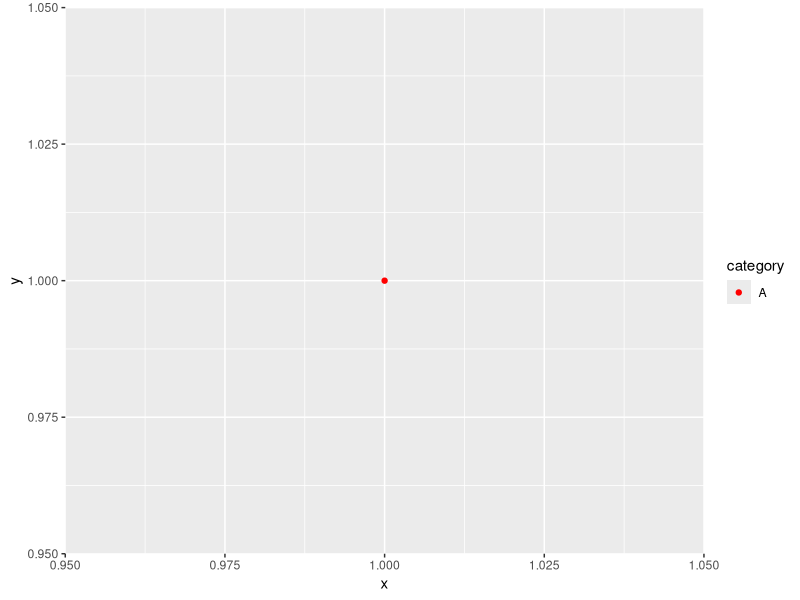
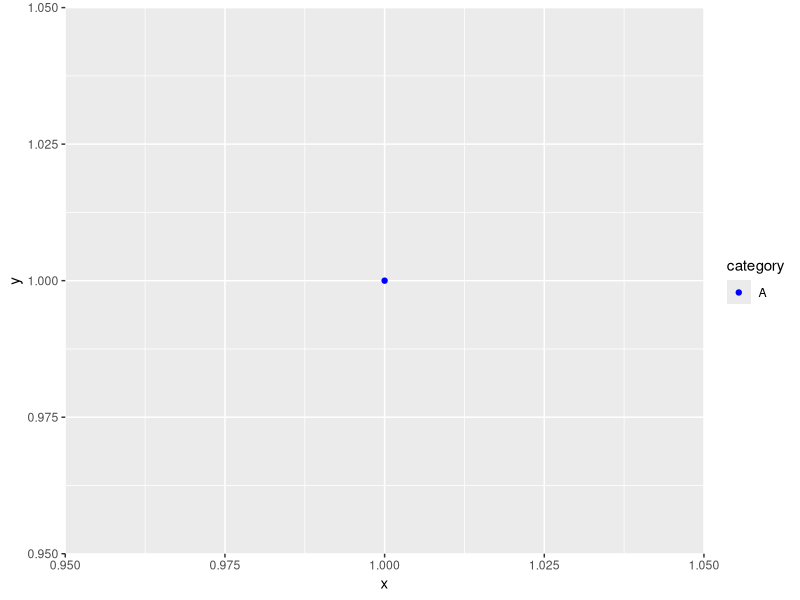
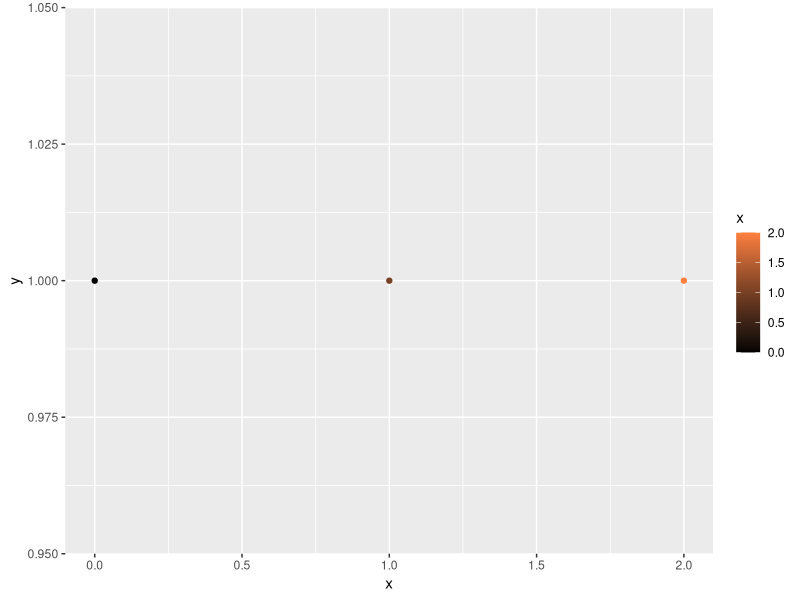
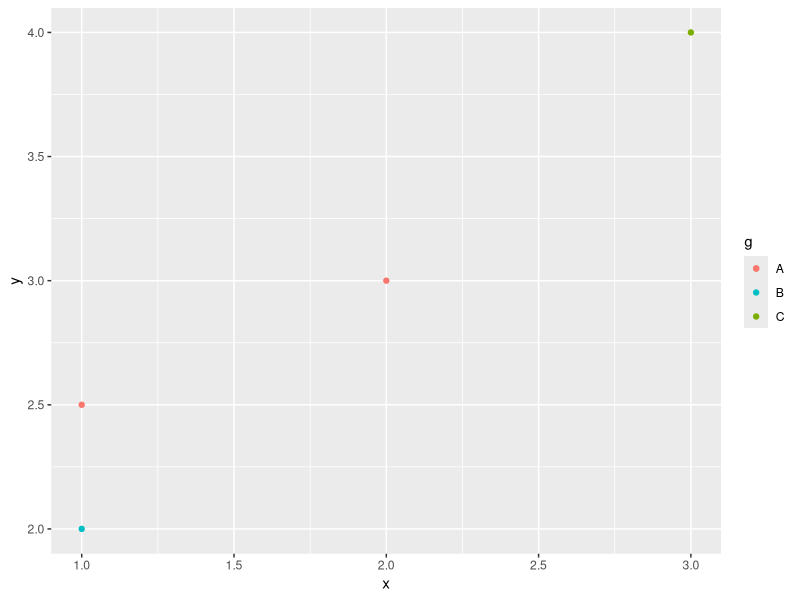
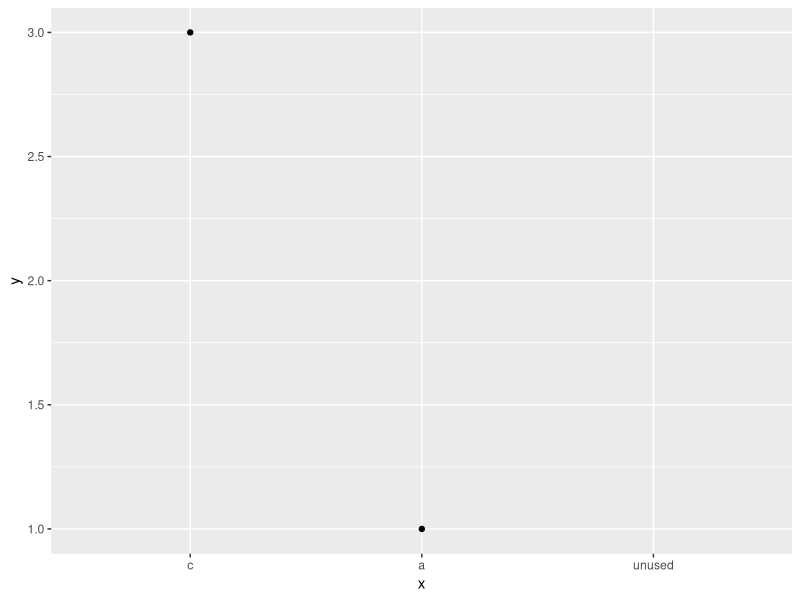
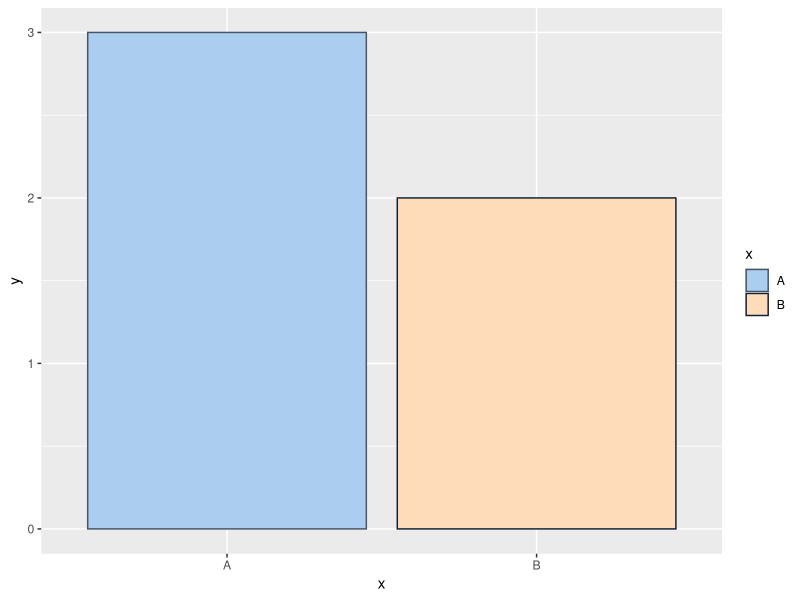
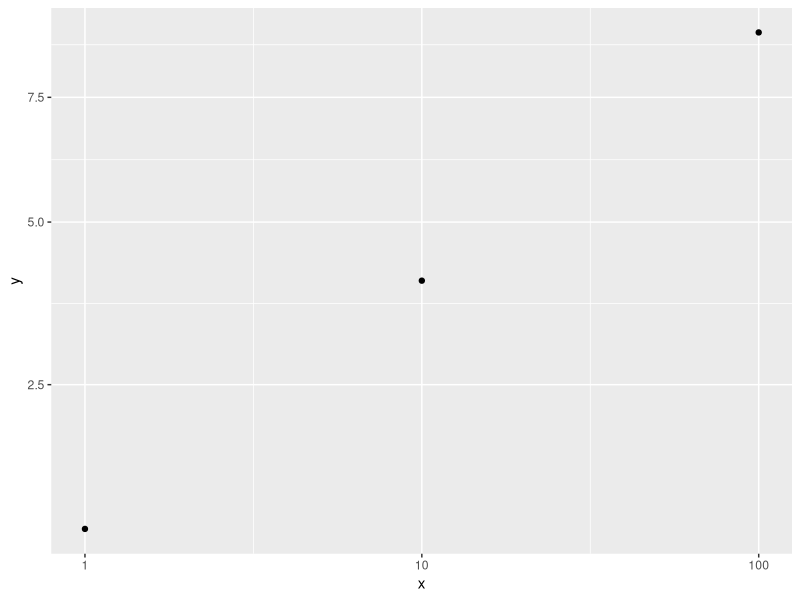

Source code (R) for these figures, in order:
# Optional reference check for the manual-palettes/custom-gradient SVG fixtures.
# Run with Rscript; ggplot2 must be installed in an R library. No files are written.
library(ggplot2)
cat("ggplot2", as.character(packageVersion("ggplot2")), "\n")
d <- data.frame(x = c("B", "A"), y = c(2, 3))
p <- ggplot(d, aes(x, y, colour = x, fill = x)) +
  geom_col(position = "identity") +
  scale_colour_manual(values = c(B = "#112233", A = "#445566")) +
  scale_fill_manual(values = c(A = "#abcdef", B = "#fedcba"))
b <- ggplot_build(p)$data[[1]]
stopifnot(identical(b$colour, c("#112233", "#445566")))
stopifnot(identical(b$fill, c("#fedcba", "#abcdef")))
cat("Named manual colour/fill mapping: PASS\n")
base <- ggplot(data.frame(x = 1, y = 1, category = "A"), aes(x, y, colour = category)) +
  geom_point() + scale_colour_manual(values = c(A = "red"))
changed <- suppressMessages(base + scale_colour_manual(values = c(A = "blue")))
stopifnot(ggplot_build(base)$data[[1]]$colour == "red")
stopifnot(ggplot_build(changed)$data[[1]]$colour == "blue")
cat("Immutable scale replacement: PASS\n")
ramp <- grDevices::colorRamp(c("#000000", "#FE8040"), space = "rgb")
rgb <- ramp(c(0, 0.5, 1))
hex <- apply(rgb, 1, function(v) sprintf("#%02x%02x%02x", as.integer(v[1]), as.integer(v[2]), as.integer(v[3])))
stopifnot(identical(hex, c("#000000", "#7f4020", "#fe8040")))
cat("RGB reference:", paste(hex, collapse = " "), "\n")
gradient <- ggplot(data.frame(x = 0:2, y = 1), aes(x, y, colour = x)) +
  geom_point() + scale_colour_gradient(low = "#000000", high = "#FE8040")
cat("ggplot2 Lab reference:", paste(ggplot_build(gradient)$data[[1]]$colour, collapse = " "), "\n")

observed <- data.frame(x = c(1, 2), y = c(2, 3), g = c("B", "A"))
summary <- data.frame(at = c(1, 3), mean = c(2.5, 4), series = c("A", "C"))
layers <- ggplot(observed, aes(x, y, colour = g)) +
  geom_point() +
  geom_point(data = summary, aes(at, mean, colour = series), inherit.aes = FALSE) +
  scale_colour_manual(values = c(A = "#F8766D", B = "#00BFC4", C = "#7CAE00"))
b <- ggplot_build(layers)
stopifnot(identical(b$data[[1]]$colour, c("#00BFC4", "#F8766D")))
stopifnot(identical(b$data[[2]]$colour, c("#F8766D", "#7CAE00")))
cat("Independent layers and shared colour training: PASS\n")

transformed <- ggplot(data.frame(x = c(1, 10, 100), y = c(1, 4, 9)), aes(x, y)) +
  geom_point() + scale_x_log10() + scale_y_sqrt()
b <- ggplot_build(transformed)$data[[1]]
stopifnot(isTRUE(all.equal(b$x, c(0, 1, 2))))
stopifnot(isTRUE(all.equal(b$y, c(1, 2, 3))))
cat("Log10 and square-root position transforms: PASS\n")

ordered <- ggplot(data.frame(x = c("a", "b", "c"), y = 1:3), aes(x, y)) +
  geom_point() + scale_x_discrete(limits = c("c", "a", "unused"))
b <- ggplot_build(ordered)$data[[1]]
# ggplot2's discrete positions are one-based; std.plot's are zero-based.
stopifnot(isTRUE(all.equal(as.numeric(b$x), c(2, NA, 1))))
cat("Discrete order and excluded category: PASS\n")
